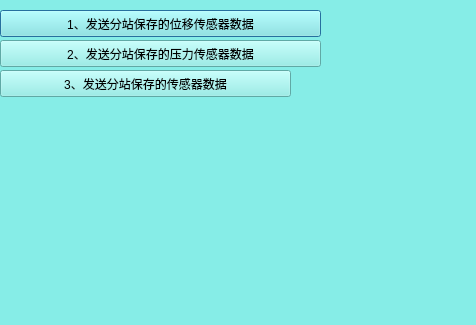
<?xml version="1.0" encoding="UTF-8"?>
<ui version="4.0">
 <class>Dialog3</class>
 <widget class="QDialog" name="Dialog3">
  <property name="geometry">
   <rect>
    <x>0</x>
    <y>0</y>
    <width>476</width>
    <height>325</height>
   </rect>
  </property>
  <property name="windowTitle">
   <string>Dialog</string>
  </property>
  <property name="styleSheet">
   <string notr="true">background-color: rgb(134,237,231);</string>
  </property>
  <widget class="QPushButton" name="pushButton1">
   <property name="geometry">
    <rect>
     <x>0</x>
     <y>10</y>
     <width>321</width>
     <height>27</height>
    </rect>
   </property>
   <property name="styleSheet">
    <string notr="true">QPushButton:focus { background-color: rgb(244,236,2); }</string>
   </property>
   <property name="text">
    <string>1、发送分站保存的位移传感器数据</string>
   </property>
  </widget>
  <widget class="QPushButton" name="pushButton_2">
   <property name="geometry">
    <rect>
     <x>0</x>
     <y>40</y>
     <width>321</width>
     <height>27</height>
    </rect>
   </property>
   <property name="styleSheet">
    <string notr="true">QPushButton:focus { background-color: rgb(244,236,2); }</string>
   </property>
   <property name="text">
    <string>2、发送分站保存的压力传感器数据</string>
   </property>
  </widget>
  <widget class="QPushButton" name="pushButton_3">
   <property name="geometry">
    <rect>
     <x>0</x>
     <y>70</y>
     <width>291</width>
     <height>27</height>
    </rect>
   </property>
   <property name="styleSheet">
    <string notr="true">QPushButton:focus { background-color: rgb(244,236,2); }</string>
   </property>
   <property name="text">
    <string>3、发送分站保存的传感器数据</string>
   </property>
  </widget>
 </widget>
 <resources/>
 <connections/>
</ui>
